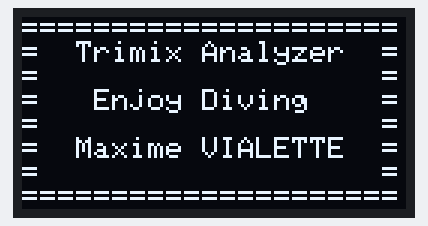
The sketch below on a simulated Arduino Uno, built with avr-gcc and run on an emulated ATmega328P. Parts: 128×64 one-colour display. What the sketch prints to the serial monitor is not drawn.

Above: at 0.1 s.

The sketch:

step_02_oled_display.ino
```cpp
#include <SPI.h>
#include <Wire.h>
#include <Adafruit_GFX.h>
#include <Adafruit_SSD1306.h>

#define SCREEN_WIDTH 128 // OLED display width, in pixels
#define SCREEN_HEIGHT 64 // OLED display height, in pixels

// Declaration for an SSD1306 display connected to I2C (SDA, SCL pins)
// The pins for I2C are defined by the Wire-library.
// On an arduino UNO:       A4(SDA), A5(SCL)
#define OLED_RESET     -1 // Reset pin # (or -1 if sharing Arduino reset pin)
#define SCREEN_ADDRESS 0x3C ///< See datasheet for Address; 0x3D for 128x64, 0x3C for 128x32
Adafruit_SSD1306 display(SCREEN_WIDTH, SCREEN_HEIGHT, &Wire, OLED_RESET);

void setup() {
  Serial.begin(9600);

   // SSD1306_SWITCHCAPVCC = generate display voltage from 3.3V internally
  if(!display.begin(SSD1306_SWITCHCAPVCC, SCREEN_ADDRESS)) {
    Serial.println(F("SSD1306 allocation failed"));
    for(;;); // Don't proceed, loop forever
  }

  Serial.println("init");

  /*teli
  // Show initial display buffer contents on the screen --
  // the library initializes this with an Adafruit splash screen.
  display.display();
  delay(2000); // Pause for 2 seconds

  // Clear the buffer
  display.clearDisplay();

  // Draw a single pixel in white
  //display.drawPixel(10, 10, SSD1306_WHITE);

  // Show the display buffer on the screen. You MUST call display() after
  // drawing commands to make them visible on screen!
  display.display();
  delay(2000);
  // display.display() is NOT necessary after every single drawing command,
  // unless that's what you want...rather, you can batch up a bunch of
  // drawing operations and then update the screen all at once by calling
  // display.display(). These examples demonstrate both approaches...
  */

  display.clearDisplay();       //CLS
  display.display();            //CLS

  display.setTextColor(WHITE);  //WHITE for monochrome
  display.setTextSize(1);             // Normal 1:1 pixel scale
  display.setCursor(0,0);             // Start at top-left corner

  display.println(F("====================="));
  display.println(F("=  Trimix Analyzer  ="));
  display.println(F("=                   ="));
  display.println(F("=   Enjoy Diving    ="));
  display.println(F("=                   ="));
  display.println(F("=  Maxime VIALETTE  ="));
  display.println(F("=                   ="));
  display.println(F("====================="));
  display.display();

  Serial.println("fin init");
}

void loop() {
  //Serial.println("loop");
}
```
